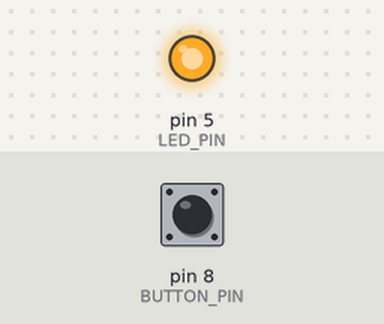
Bench run of a sketch on a simulated Arduino Uno, built with avr-gcc and run on an emulated ATmega328P. On the bench: output pins drawn as LEDs (lit = HIGH). Inputs (shaded band) come from the test bench; at power-on: pin 8 (BUTTON_PIN) LOW. What the sketch prints to the serial monitor is not drawn.

Above: at 1.2 s.
1.3 s: pin 8 (BUTTON_PIN) pulled HIGH for 0.15 s
At 1.37 s:
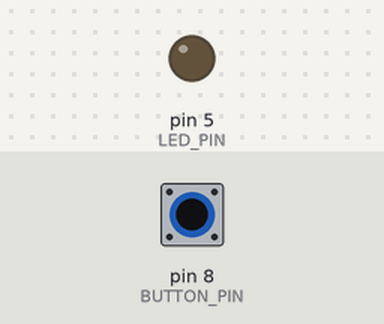
2.9 s: pin 8 (BUTTON_PIN) pulled HIGH for 3.2 s
At 7.4 s:
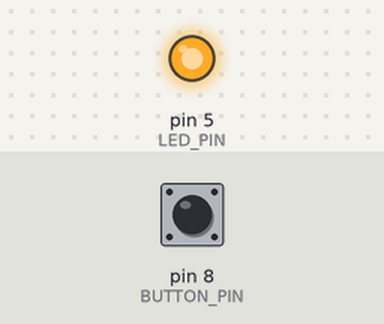
Timing chart, 0 to 8.9 s (numbered marks = the images above; inputs shaded):
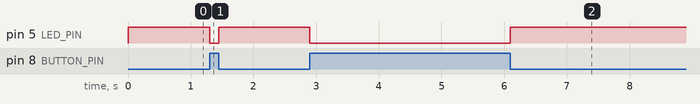

Measured:
- after the input at 1.3 s, pin 5 (LED_PIN): HIGH → LOW at once, → HIGH 0.15 s later
- after the input at 2.9 s, pin 5 (LED_PIN): HIGH → LOW at once, → HIGH 3.2 s later

The sketch:

click_led.ino
```cpp
const int LED_PIN = 5;
const int BUTTON_PIN = 8;

int button_read = 0;

void setup() {
  Serial.begin(1152000);

  // setup pin modes
  pinMode(LED_PIN, OUTPUT);
  pinMode(BUTTON_PIN, INPUT);
}

void loop() {
  button_read = 1 - digitalRead(BUTTON_PIN);
  Serial.println(button_read);

  digitalWrite(LED_PIN, button_read);
}
```
